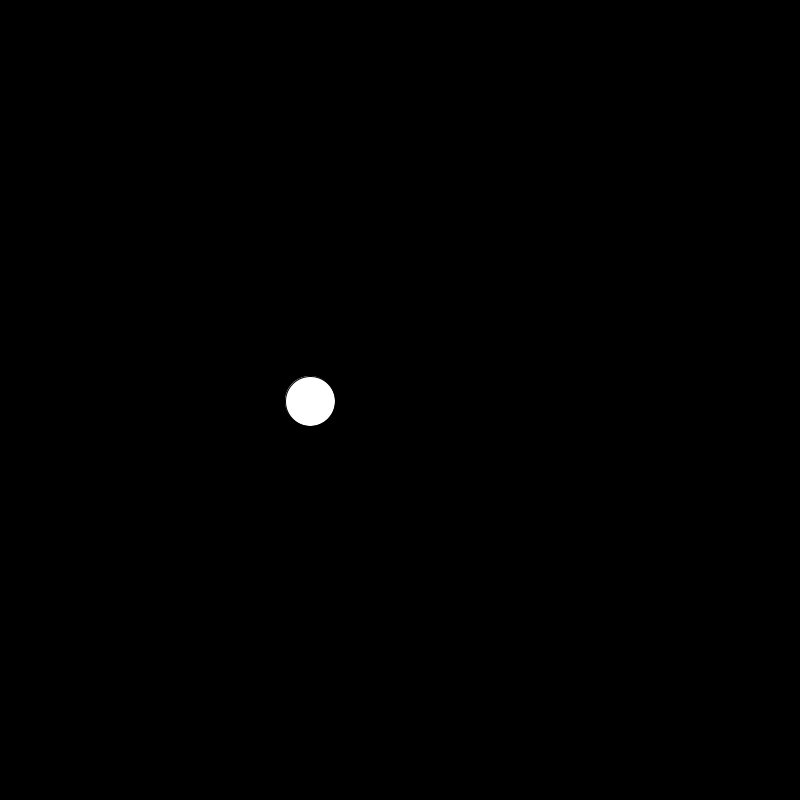
Frame 1 (no input)
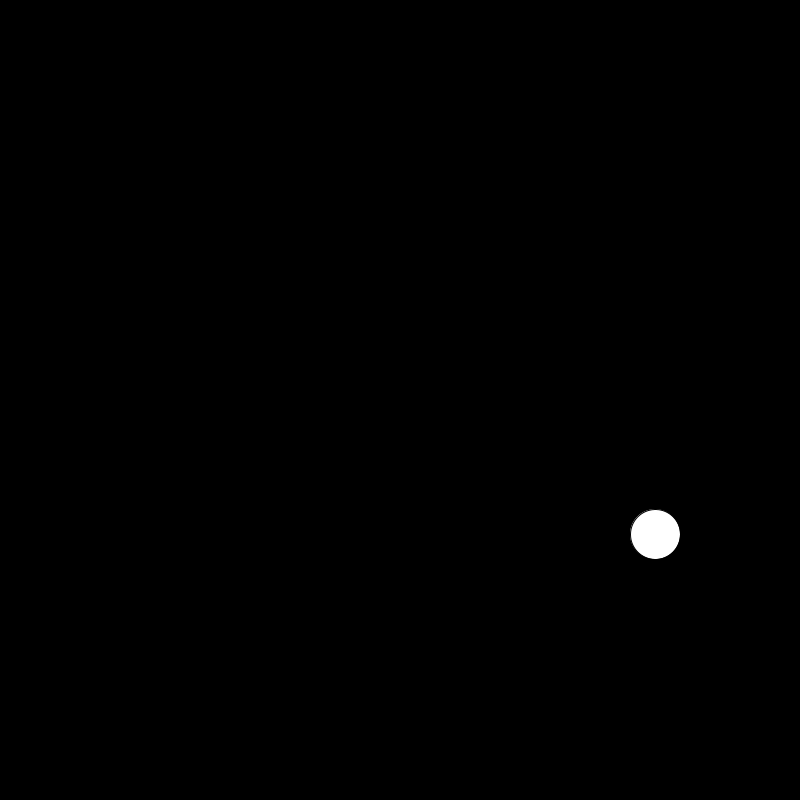
Frame 60 (the mouse pressed at the canvas centre just before this capture)
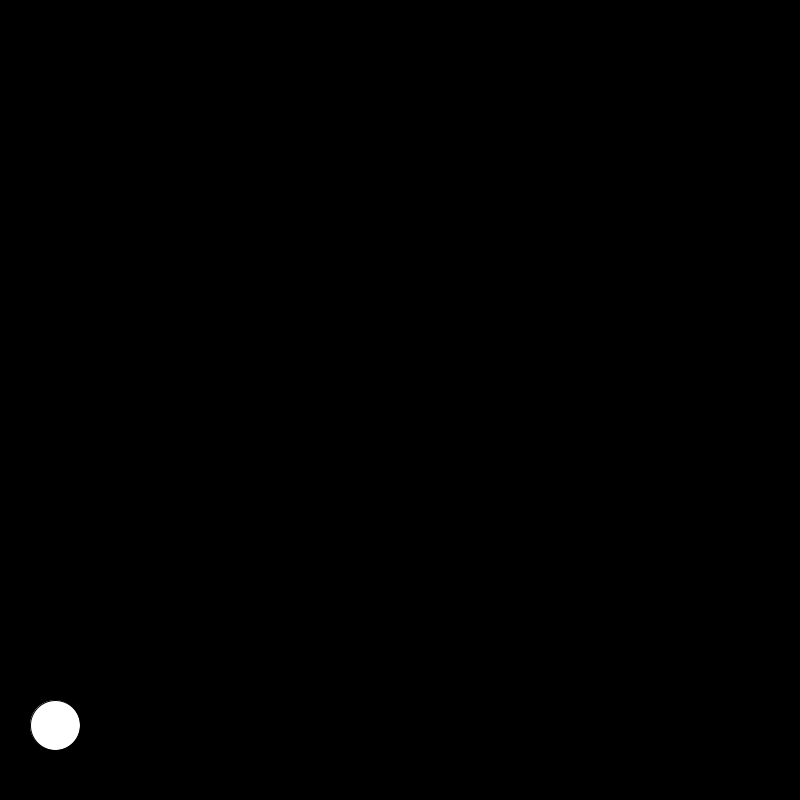
Frame 120 (the mouse held since frame 60 and released just before this capture)

The Processing sketch that drew these frames (run headless with seeded random() and noise(); from frame 60 on, the mouse is pressed at the canvas centre):

// Processing sketch: sketch_04b_friction
// ── sketch_04b_friction.pde
float ballX = 300;
float ballY = 400;

float speedX = 10;
float speedY = 0;

void setup() {
  size(800, 800); //We set up the size of the display
  background(0);  //We set up the background color
  frameRate(24);  //We set up the frame rate of the application (24 frames per second = normal movie frame rate)
}

void draw(){
  background(0);                 //we clear the background in every frame
  
  speedY = speedY+1;              //we add gravity to the speedY in every frame
  
  ballX = ballX + speedX;        //we add the speed to the position of the ball to the position
  ballY = ballY + speedY;
  
  if(ballX>775){                //if the ball goes over any of the borders, we reposition the ball in the border and invert the speed of that axis.
    ballX=775;                  //in this case we count a 25px offset to compensate the radius of the ball
    speedX = -speedX;
  }
  
  if(ballX<25){
    ballX=25;
    speedX = -speedX;
  }
  
  if(ballY>775){
    ballY=775;
    speedY = -speedY*0.9;      //In this case, the ground absorbs part of the force, so the speed of the rebound is a little bit smaller than the original speed
  }
  
  if(ballY<25){
    ballY=25;
    speedY = -speedY;
  }
  
  ellipse(ballX, ballY, 50, 50);  //we draw a circle at the coordinates of the particle radius 25
}
